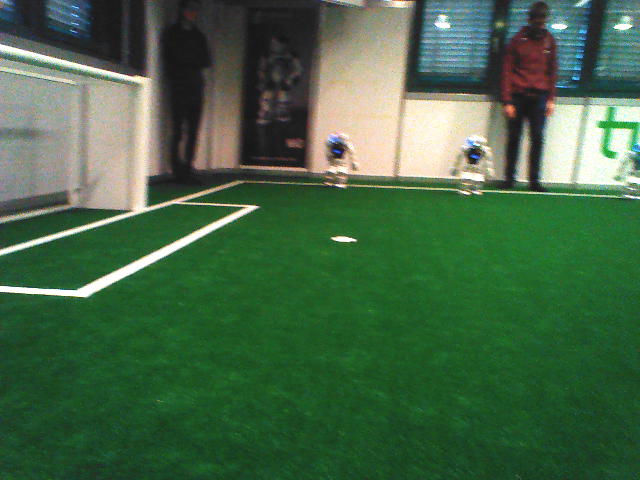
#> input picture testField.png, 640 x 480 px
$ jupyter execute BlurFuncties.ipynb
#> lines starting #> are read from the running program, lines starting #| are printed output that depends on the picture
[cell 1]
import cv2
import numpy as np
from matplotlib import pyplot as plt

# Averaging

[cell 2]
img = cv2.imread("testField.png")
#> img is the input picture: shape (480, 640, 3); mean B, G, R 70.5, 103, 69.3
blur = cv2.blur(img,(100,100))
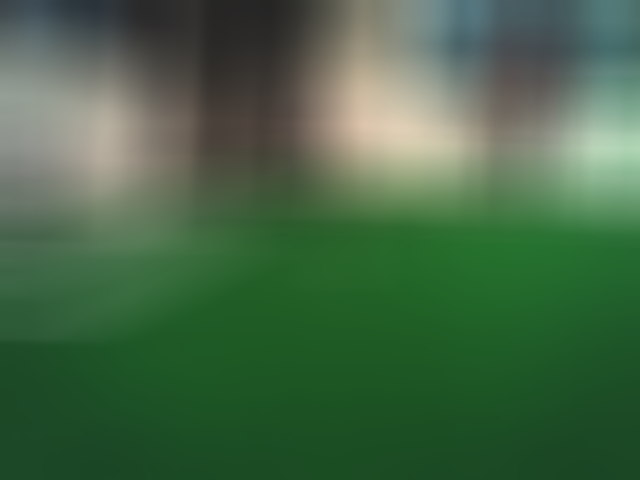
#> blur: shape (480, 640, 3); mean B, G, R 70.6, 103, 69.3
plt.subplot(121),plt.imshow(img),plt.title('Original')
plt.xticks([]), plt.yticks([])
plt.subplot(122),plt.imshow(blur),plt.title('Blurred')
plt.xticks([]), plt.yticks([])
plt.show()
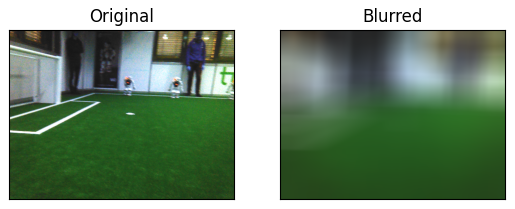
#> figure drawn by matplotlib, 2 panels; B, G, R data is drawn as R, G, B
# cv2.imshow('image',img)
# cv2.waitKey(0)
# cv2.destroyAllWindows()

# Gaussian, pretty oke, hopelijk goed genoeg voor edge detection

[cell 3]
blur =cv2.GaussianBlur(img,(155,155),0)
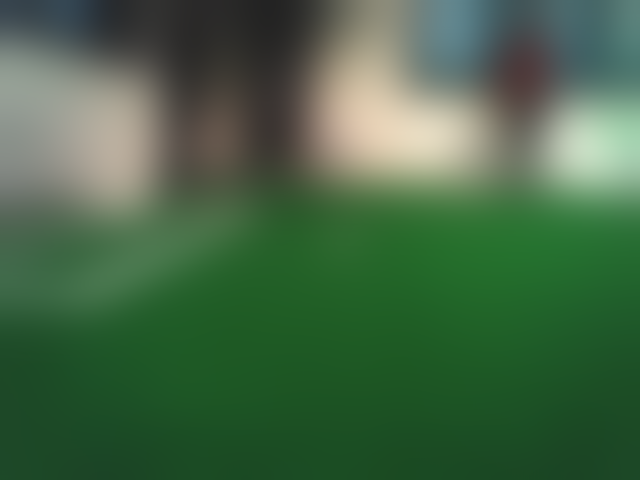
#> blur: shape (480, 640, 3); mean B, G, R 70.5, 103, 69.3
#  cv2.blur(img,(100,100))
plt.subplot(121),plt.imshow(img),plt.title('Original')
plt.xticks([]), plt.yticks([])
plt.subplot(122),plt.imshow(blur),plt.title('Blurred')
plt.xticks([]), plt.yticks([])
plt.show()
#> figure, not shown here; B, G, R data is drawn as R, G, B

# Bilateral Fcking traag

[cell 4]
blur = cv2.bilateralFilter(img,50,750,750)
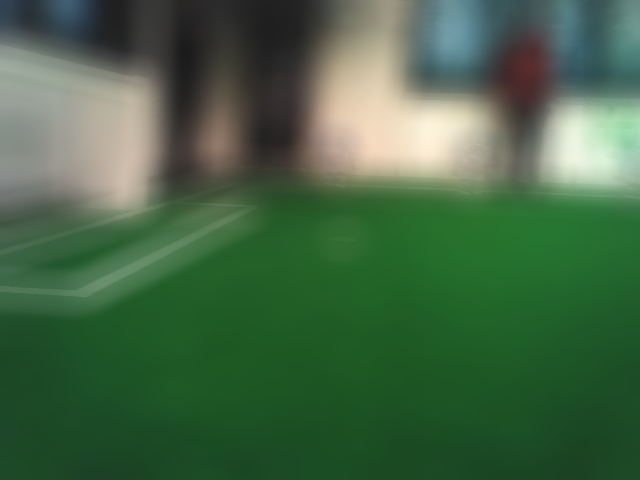
#> blur: shape (480, 640, 3); mean B, G, R 70.3, 102.8, 69
# [5 lines of commented-out code are left out]
plt.imshow(blur)
